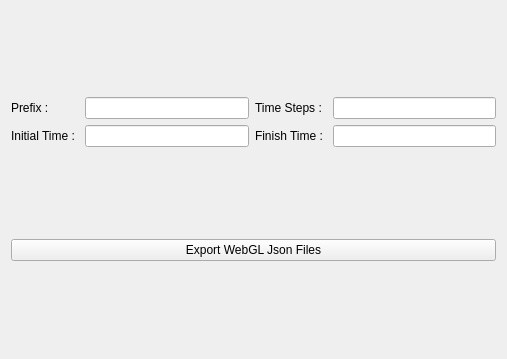
<?xml version="1.0" encoding="UTF-8"?>
<ui version="4.0">
 <class>ExportWebGLWidget</class>
 <widget class="QWidget" name="ExportWebGLWidget">
  <property name="geometry">
   <rect>
    <x>0</x>
    <y>0</y>
    <width>507</width>
    <height>359</height>
   </rect>
  </property>
  <property name="windowTitle">
   <string>Export WebGL</string>
  </property>
  <layout class="QVBoxLayout" name="verticalLayout">
   <item>
    <layout class="QGridLayout" name="gridLayout_2">
     <item row="0" column="0">
      <widget class="QLabel" name="label_3">
       <property name="text">
        <string>Prefix : </string>
       </property>
      </widget>
     </item>
     <item row="0" column="1">
      <widget class="QLineEdit" name="prefix_lineEdit"/>
     </item>
     <item row="0" column="2">
      <widget class="QLabel" name="label_4">
       <property name="text">
        <string>Time Steps : </string>
       </property>
      </widget>
     </item>
     <item row="0" column="3">
      <widget class="QLineEdit" name="timeSteps_lineEdit"/>
     </item>
     <item row="1" column="0">
      <widget class="QLabel" name="label">
       <property name="text">
        <string>Initial Time : </string>
       </property>
      </widget>
     </item>
     <item row="1" column="1">
      <widget class="QLineEdit" name="initialTime_lineEdit"/>
     </item>
     <item row="1" column="2">
      <widget class="QLabel" name="label_2">
       <property name="text">
        <string>Finish Time : </string>
       </property>
      </widget>
     </item>
     <item row="1" column="3">
      <widget class="QLineEdit" name="finishTime_lineEdit"/>
     </item>
    </layout>
   </item>
   <item>
    <widget class="QPushButton" name="export_button">
     <property name="sizePolicy">
      <sizepolicy hsizetype="Minimum" vsizetype="Fixed">
       <horstretch>0</horstretch>
       <verstretch>0</verstretch>
      </sizepolicy>
     </property>
     <property name="text">
      <string>Export WebGL Json Files</string>
     </property>
    </widget>
   </item>
  </layout>
 </widget>
 <resources/>
 <connections/>
</ui>
